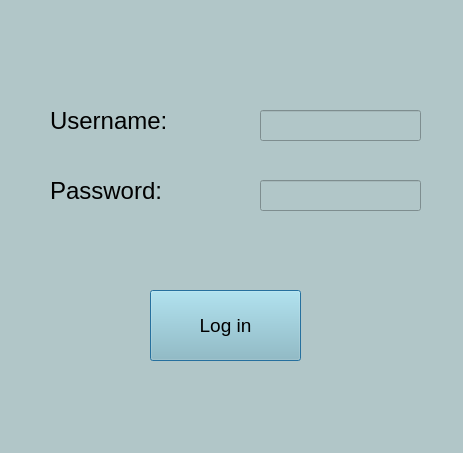
<?xml version="1.0" encoding="UTF-8"?>
<ui version="4.0">
 <class>Dialog</class>
 <widget class="QDialog" name="Dialog">
  <property name="geometry">
   <rect>
    <x>0</x>
    <y>0</y>
    <width>463</width>
    <height>453</height>
   </rect>
  </property>
  <property name="windowTitle">
   <string>Dialog</string>
  </property>
  <property name="styleSheet">
   <string notr="true">background-color:rgb(177, 198, 200);
</string>
  </property>
  <widget class="QLabel" name="label">
   <property name="geometry">
    <rect>
     <x>50</x>
     <y>100</y>
     <width>151</width>
     <height>41</height>
    </rect>
   </property>
   <property name="styleSheet">
    <string notr="true">color:rgb(0,0,0); font-size:18pt;
font: 25 15pt &quot;Microsoft JhengHei Light&quot;;
</string>
   </property>
   <property name="text">
    <string>Username:</string>
   </property>
  </widget>
  <widget class="QLabel" name="label_5">
   <property name="geometry">
    <rect>
     <x>50</x>
     <y>170</y>
     <width>171</width>
     <height>41</height>
    </rect>
   </property>
   <property name="styleSheet">
    <string notr="true">color:rgb(0,0,0); font-size:18pt;
font: 25 15pt &quot;Microsoft JhengHei Light&quot;;
</string>
   </property>
   <property name="text">
    <string>Password:</string>
   </property>
  </widget>
  <widget class="QLineEdit" name="user_name">
   <property name="geometry">
    <rect>
     <x>260</x>
     <y>110</y>
     <width>161</width>
     <height>31</height>
    </rect>
   </property>
   <property name="styleSheet">
    <string notr="true">color:rgb(255,255,255); font-size:15pt;</string>
   </property>
  </widget>
  <widget class="QLineEdit" name="user_password">
   <property name="geometry">
    <rect>
     <x>260</x>
     <y>180</y>
     <width>161</width>
     <height>31</height>
    </rect>
   </property>
   <property name="styleSheet">
    <string notr="true">color:rgb(255,255,255); font-size:15pt;</string>
   </property>
  </widget>
  <widget class="QPushButton" name="loginButton">
   <property name="geometry">
    <rect>
     <x>150</x>
     <y>290</y>
     <width>151</width>
     <height>71</height>
    </rect>
   </property>
   <property name="styleSheet">
    <string notr="true">background-color:rgb(144, 191, 200); font-size:14pt;</string>
   </property>
   <property name="text">
    <string>Log in</string>
   </property>
  </widget>
 </widget>
 <resources/>
 <connections/>
</ui>
